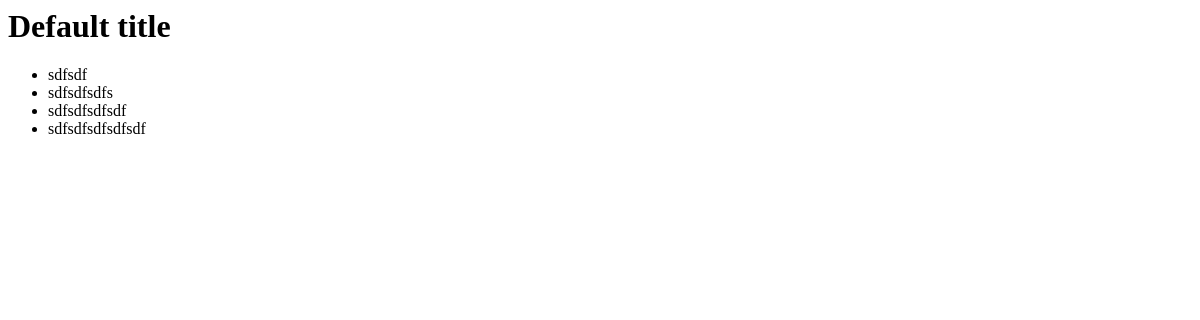
/30/, run on an earlier commit of the app's database.
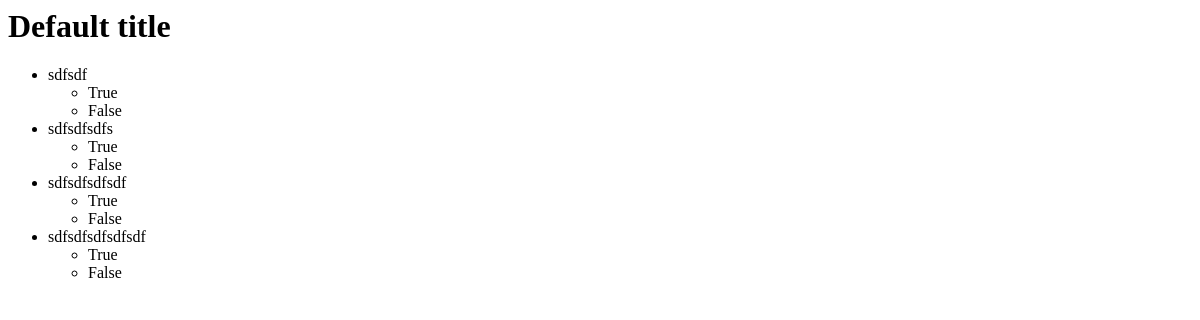
And on a later commit of the database.
### Formulaire/models.py (models this page shows)
class FieldForm(models.Model) :
    form = models.ForeignKey(Form, on_delete = models.CASCADE)
    question = models.CharField(max_length = 250)
    def __str__(self):
        return  self.question

class Answer(models.Model):
    field = models.ForeignKey(FieldForm, on_delete = models.CASCADE)
    answer = models.BooleanField()
    def __str__(self):
        return str(self.answer)

### Formulaire/views.py (the view)
# urls.py: url(r'^(?P<form_id>[0-9]+)/$', views.detail, name = 'detail'),
def detail(request, form_id):
    try:
        form = Form.objects.get(pk=form_id)
    except Form.DoesNotExist:
        raise Http404("Form does not exist")
    return render(request, 'Formulaire/detail.html' , {'form' : form})

### Formulaire/templates/Formulaire/detail.html
<h1> {{ form.title }}</h1>
<ul>
    {% for question in form.fieldform_set.all %}
        <li> {{ question }}</li>
        <ul>
            {% for answer in question.answer_set.all %}
            <li> {{ answer }}</li>
            {% endfor %}
        </ul>
    {% endfor %}
</ul>

What changed in the data, as far as the page shows it:
added Answer: answer "True", shown under FieldForm "sdfsdf"
added Answer: answer "False", shown under FieldForm "sdfsdf"
added Answer: answer "True", shown under FieldForm "sdfsdfsdfs"
added Answer: answer "False", shown under FieldForm "sdfsdfsdfs"
added Answer: answer "True", shown under FieldForm "sdfsdfsdfsdf"
added Answer: answer "False", shown under FieldForm "sdfsdfsdfsdf"
added Answer: answer "True", shown under FieldForm "sdfsdfsdfsdfsdf"
added Answer: answer "False", shown under FieldForm "sdfsdfsdfsdfsdf"
